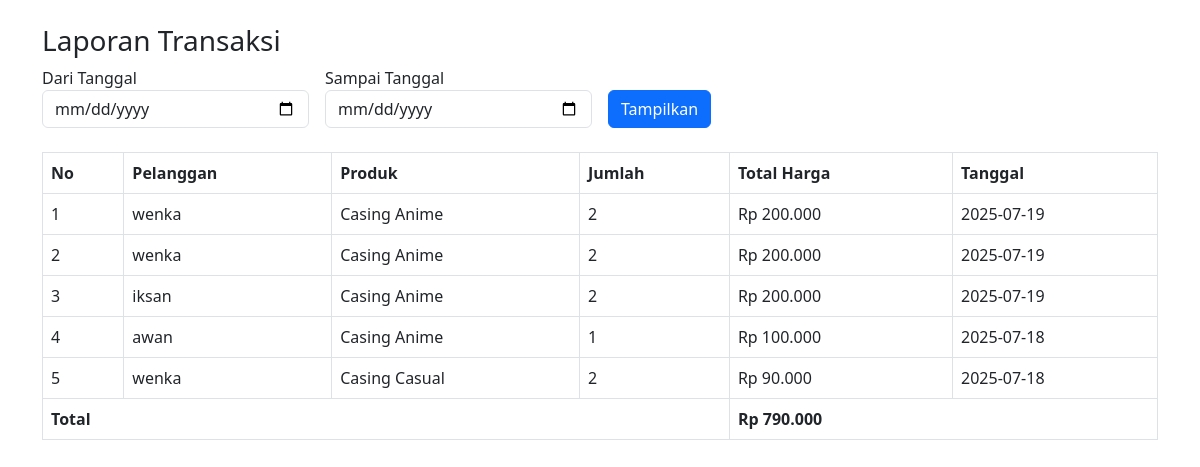
Page /casing_store/admin/laporan/index.php on the committed database.
### tables this page shows
CREATE TABLE `transaksi` (
  `id` int NOT NULL,
  `id_pelanggan` int NOT NULL,
  `id_produk` int NOT NULL,
  `jumlah` int NOT NULL,
  `total` int NOT NULL,
  `tanggal_transaksi` date NOT NULL
);

CREATE TABLE `pelanggan` (
  `id` int NOT NULL,
  `nama_pelanggan` varchar(100) NOT NULL,
  `email` varchar(100) DEFAULT NULL,
  `no_hp` varchar(20) DEFAULT NULL,
  `alamat` text
);

CREATE TABLE `produk` (
  `id` int NOT NULL,
  `nama_produk` varchar(100) NOT NULL,
  `deskripsi` text,
  `harga` decimal(10,2) NOT NULL,
  `stok` int NOT NULL,
  `kategori_id` int DEFAULT NULL,
  `gambar` varchar(255) DEFAULT NULL
);

### casing_store/admin/laporan/index.php (the view, shortened to what this page needs)
<?php
include '../../config/koneksi.php';
$mulai = $_GET['mulai'] ?? '';
$sampai = $_GET['sampai'] ?? '';
$where = '';
$query = "
    SELECT t.*, p.nama_produk, pl.nama_pelanggan AS nama
    FROM transaksi t
    JOIN produk p ON t.id_produk = p.id
    JOIN pelanggan pl ON t.id_pelanggan = pl.id
    $where
    ORDER BY t.tanggal_transaksi DESC
";
$result = mysqli_query($conn, $query);
?>
<!DOCTYPE html>
<html>
<head>
    <link href="https://cdn.jsdelivr.net/npm/bootstrap@5.3.0/dist/css/bootstrap.min.css" rel="stylesheet">
</head>
<body class="container mt-4">
    <h3>Laporan Transaksi</h3>
    <form method="get" class="row g-3 mb-4">
        <div class="col-md-3">
            <label>Dari Tanggal</label>
            <input type="date" name="mulai" value="<?= $mulai ?>" class="form-control">
        </div>
        <div class="col-md-3">
            <label>Sampai Tanggal</label>
            <input type="date" name="sampai" value="<?= $sampai ?>" class="form-control">
        </div>
        <div class="col-md-6 d-flex align-items-end">
            <button type="submit" class="btn btn-primary me-2">Tampilkan</button>
        </div>
    </form>
    <table class="table table-bordered">
        <thead>
            <tr>
                <th>No</th>
                <th>Pelanggan</th>
                <th>Produk</th>
                <th>Jumlah</th>
                <th>Total Harga</th>
                <th>Tanggal</th>
            </tr>
        </thead>
        <tbody>
            <?php $no = 1; $total_semua = 0; while ($row = mysqli_fetch_assoc($result)):
                $total_semua += $row['total'];
            ?>
            <tr>
                <td><?= $no++ ?></td>
                <td><?= $row['nama'] ?></td>
                <td><?= $row['nama_produk'] ?></td>
                <td><?= $row['jumlah'] ?></td>
                <td>Rp <?= number_format($row['total'], 0, ',', '.') ?></td>
                <td><?= $row['tanggal_transaksi'] ?></td>
            </tr>
            <?php endwhile; ?>
        </tbody>
        <tfoot>
            <tr>
                <th colspan="4">Total</th>
                <th colspan="2">Rp <?= number_format($total_semua, 0, ',', '.') ?></th>
            </tr>
        </tfoot>
    </table>
</body>
</html>

### rows in the picture
transaksi: id_pelanggan.nama_pelanggan "wenka", id_produk.nama_produk "Casing Anime", jumlah "2", total "200.000", tanggal_transaksi "2025-07-19"
transaksi: id_pelanggan.nama_pelanggan "wenka", id_produk.nama_produk "Casing Anime", jumlah "2", total "200.000", tanggal_transaksi "2025-07-19"
transaksi: id_pelanggan.nama_pelanggan "iksan", id_produk.nama_produk "Casing Anime", jumlah "2", total "200.000", tanggal_transaksi "2025-07-19"
transaksi: id_pelanggan.nama_pelanggan "awan", id_produk.nama_produk "Casing Anime", jumlah "1", total "100.000", tanggal_transaksi "2025-07-18"
transaksi: id_pelanggan.nama_pelanggan "wenka", id_produk.nama_produk "Casing Casual", jumlah "2", total "90.000", tanggal_transaksi "2025-07-18"

### other values in the picture
$total_semua "790.000"
